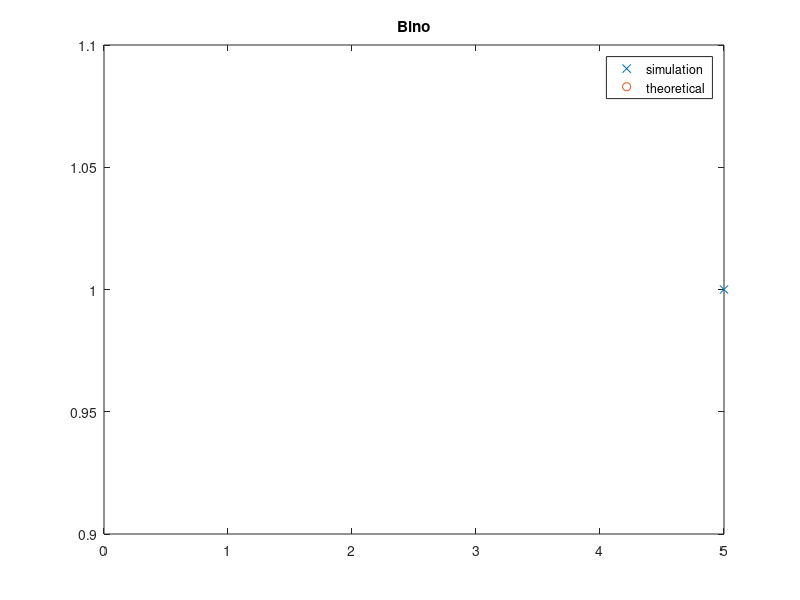

Recreate this plot in MATLAB.
clc;
clear all;
pause(1);

S=input("number of simulations=");
n=input("no. of trials=");
p=input("prob. of success=");

U=rand(n,S);
X=sum(U<p);

U_X=unique(X);
n_X=hist(X,length(U_X));
rel_freq=n_X/S;

plot(U_X, rel_freq, 'x');
hold on;
plot(0:n, binopdf(0:n, n, p), 'o');
hold off;

title("Bino");
legend("simulation","theoretical");